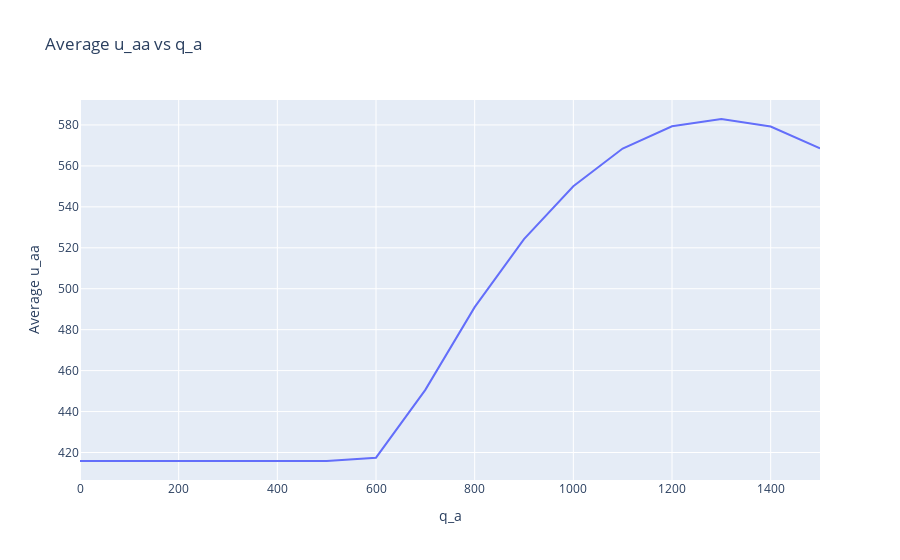

The notebook cell saved with this chart:
### Code cell
import plotly.express as px
fig = px.line(final_results_df, x='q_a', y='avg_u_aa', title='Average u_aa vs q_a', labels={'q_a': 'q_a', 'avg_u_aa': 'Average u_aa'})
fig.show()

### Figure 1 — Plotly figure (JSON) as saved in the notebook; plotly's stock layout.template omitted (floating-point values rounded to 4 significant figures)
{"data": [{"hovertemplate": "q_a=%{x}<br>Average u_aa=%{y}<extra></extra>", "legendgroup": "", "line": {"color": "#636efa", "dash": "solid"}, "marker": {"symbol": "circle"}, "mode": "lines", "name": "", "orientation": "v", "showlegend": false, "type": "scatter", "x": [0, 100, 200, 300, 400, 500, 600, 700, 800, 900, 1000, 1100, 1200, 1300, 1400, 1500], "xaxis": "x", "y": [415.8, 415.8, 415.8, 415.8, 415.8, 415.8, 417.5, 450.6, 491.0, 524.2, 550.1, 568.5, 579.4, 582.9, 579.2, 568.6], "yaxis": "y"}], "layout": {"legend": {"tracegroupgap": 0}, "title": {"text": "Average u_aa vs q_a"}, "xaxis": {"anchor": "y", "domain": [0, 1], "title": {"text": "q_a"}}, "yaxis": {"anchor": "x", "domain": [0, 1], "title": {"text": "Average u_aa"}}}}
